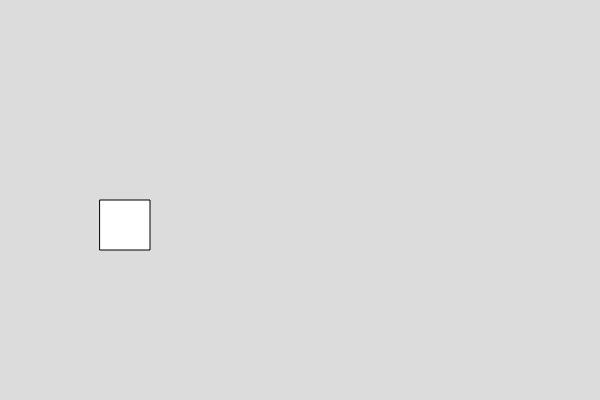
Frame 1 (no input)
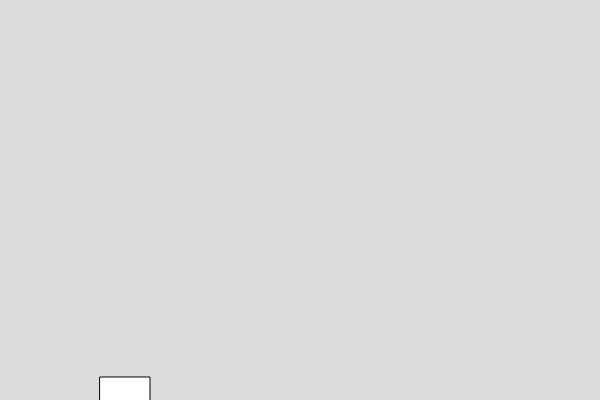
Frame 60 (no input)
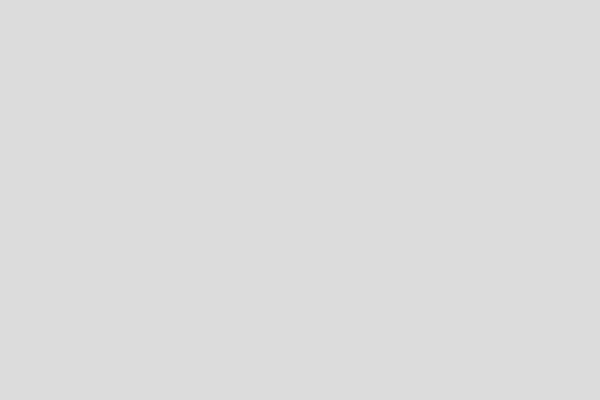
Frame 120 (the mouse pressed at the canvas centre since frame 60)

The p5.js sketch that drew these frames (run headless with seeded random() and noise() and a simulated clock; from frame 60 on, the mouse is pressed at the canvas centre):

// p5.js sketch
// ── sketch.js
var box1;

function setup() {
  createCanvas(600, 400);
  box1 = new Box();
}

function draw() {
  background(220);
  box1.show();
  box1.move(3);
}

// ── Box.js
class Box
  {
    constructor()
    {
      this.x =100;
      this.y = 200
      this.w = 50;
      this.h = 50;
    }
    
    show()
    {
      rect(this.x,this.y,this.w,this.h)
    }
    
    //write function to set the width of the box
    move(velocity) {
      this.y += velocity;
    }
  }

  
